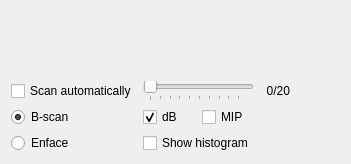
<?xml version="1.0" encoding="UTF-8"?>
<ui version="4.0">
 <class>widgetBScan</class>
 <widget class="QWidget" name="widgetBScan">
  <property name="geometry">
   <rect>
    <x>0</x>
    <y>0</y>
    <width>322</width>
    <height>164</height>
   </rect>
  </property>
  <layout class="QGridLayout" name="layoutVisB">
   <item row="8" column="0">
    <widget class="QRadioButton" name="radioEnface">
     <property name="toolTip">
      <string>Iterate through B-scans or through enface C-scans</string>
     </property>
     <property name="text">
      <string>Enface</string>
     </property>
     <property name="checked">
      <bool>false</bool>
     </property>
    </widget>
   </item>
   <item row="0" column="0" rowspan="4" colspan="3">
    <widget class="QWidget" name="widget3D" native="true">
     <property name="autoFillBackground">
      <bool>true</bool>
     </property>
    </widget>
   </item>
   <item row="7" column="1">
    <widget class="QCheckBox" name="checkDb">
     <property name="toolTip">
      <string>If checked, applies 20*log10 transformation</string>
     </property>
     <property name="text">
      <string>dB</string>
     </property>
     <property name="checked">
      <bool>true</bool>
     </property>
    </widget>
   </item>
   <item row="7" column="2">
    <widget class="QCheckBox" name="checkMIP">
     <property name="text">
      <string>MIP</string>
     </property>
    </widget>
   </item>
   <item row="6" column="0">
    <widget class="QCheckBox" name="checkScanThrough">
     <property name="toolTip">
      <string>Scan automatically through the volume, or select a slice with the slider</string>
     </property>
     <property name="text">
      <string>Scan automatically</string>
     </property>
     <property name="checked">
      <bool>false</bool>
     </property>
    </widget>
   </item>
   <item row="7" column="0">
    <widget class="QRadioButton" name="radioBScan">
     <property name="toolTip">
      <string>Iterate through B-scans or through enface C-scans</string>
     </property>
     <property name="text">
      <string>B-scan</string>
     </property>
     <property name="checked">
      <bool>true</bool>
     </property>
    </widget>
   </item>
   <item row="6" column="1" colspan="2">
    <widget class="QSlider" name="sliderSlice">
     <property name="enabled">
      <bool>true</bool>
     </property>
     <property name="minimumSize">
      <size>
       <width>100</width>
       <height>0</height>
      </size>
     </property>
     <property name="toolTip">
      <string>Scan automatically through the volume, or select a slice with the slider</string>
     </property>
     <property name="minimum">
      <number>1</number>
     </property>
     <property name="orientation">
      <enum>Qt::Horizontal</enum>
     </property>
     <property name="invertedAppearance">
      <bool>false</bool>
     </property>
     <property name="tickPosition">
      <enum>QSlider::TicksBelow</enum>
     </property>
    </widget>
   </item>
   <item row="6" column="3">
    <widget class="QLabel" name="sliceLabel">
     <property name="sizePolicy">
      <sizepolicy hsizetype="Fixed" vsizetype="Preferred">
       <horstretch>0</horstretch>
       <verstretch>0</verstretch>
      </sizepolicy>
     </property>
     <property name="minimumSize">
      <size>
       <width>80</width>
       <height>0</height>
      </size>
     </property>
     <property name="maximumSize">
      <size>
       <width>80</width>
       <height>16777215</height>
      </size>
     </property>
     <property name="text">
      <string>  0/20 </string>
     </property>
    </widget>
   </item>
   <item row="8" column="1" colspan="2">
    <widget class="QCheckBox" name="histogramCheck">
     <property name="toolTip">
      <string>Adjust image levels with histogram interface</string>
     </property>
     <property name="text">
      <string>Show histogram</string>
     </property>
    </widget>
   </item>
  </layout>
 </widget>
 <resources/>
 <connections/>
</ui>
